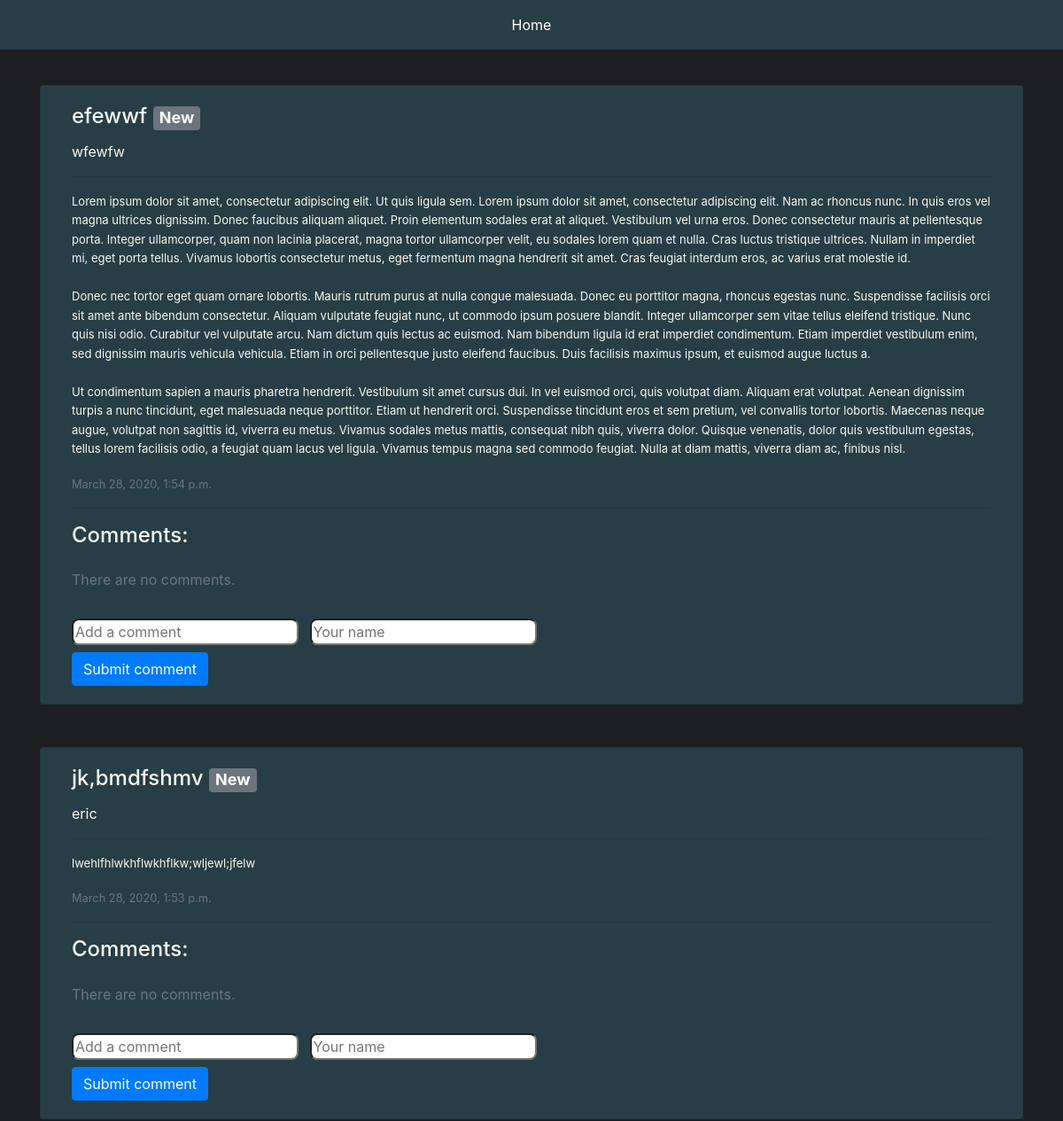
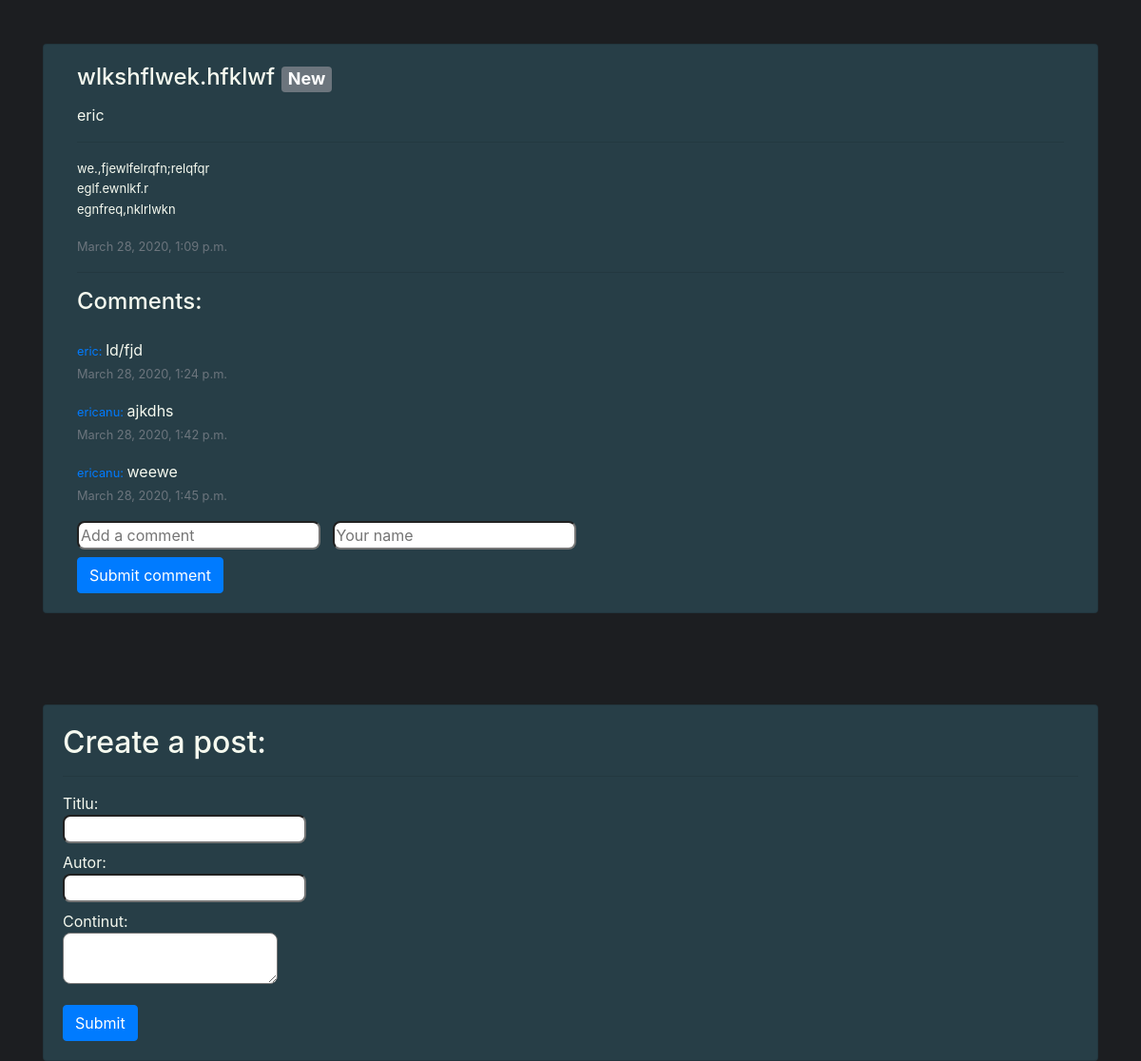
Screenshot of /tabele/ with the database file from the repository (2 pictures, top to bottom).
### app_tema/models.py (models this page shows, shortened)
class Post(models.Model):
    titlu = models.CharField(max_length=255)
    data_p = models.DateTimeField()
    autor = models.CharField(max_length=31)
    continut = models.CharField(max_length=3000, default='gol')

class Comment(models.Model):
    post = models.ForeignKey(Post, on_delete=models.deletion.CASCADE, related_name='comments')
    nume_cont = models.CharField(max_length=31, default='no name')
    data_ora = models.DateTimeField()
    continut = models.CharField(max_length=1000, default='gol')

### app_tema/views.py (the view, shortened to what this page needs)
# urls.py: path('tabele/', TabeleView.as_view(), name='tabele'),
class TabeleView(View):
    @classmethod
    def get(cls, request):
        posts = Post.objects.all().order_by('-data_p')
        context = {
            'posts': posts,
        }
        return render(request, 'tabele.html', context=context)

### templates/tabele.html (shortened to what this page needs)
<!DOCTYPE html>
{% load static %}
<html lang="en"  class="h-100">
<head>
    <link rel="stylesheet" href="https://stackpath.bootstrapcdn.com/bootstrap/4.4.1/css/bootstrap.min.css">
    <link rel="stylesheet" href="/static/css/main.css">
</head>
<body class="h-100 d-flex flex-column">
        <nav class="navbar navbar-expand-lg navbar-dark bg-grey fixed-top">
            <div class="collapse navbar-collapse" id="navbarSupportedContent">
              <ul class="navbar-nav ml-auto mr-auto">
                <li class="nav-item active">
                  <a class="nav-link" href="{% url 'my_app:tabele' %}">Home</a>
                </li>
              </ul>
            </div>
          </nav>
        <br><br><br><br>
        <div class="container">
            <div class="card-deck">
                {% for post in posts %}
                <div class="card col">
                    <div class="card-body">
                      <h4 class="card-title">{{ post.titlu }} <span class="badge badge-secondary">New</span></h4>
                        <p>{{ post.autor }}</p>
                        <hr>
                      <pre><span class="inner-pre" style="font-size: 13px">{{ post.continut }}</span></pre>
                      <p class="card-text"><small class="text-muted">{{ post.data_p }}</small></p>
                        <hr>
                        <h4>Comments: </h4>
                        {% for comment in post.comments.all %}
                                <p id="dataoracom"><small id="usercom">{{ comment.nume_cont }}: </small>{{ comment.continut }}</p>
                                <p><small class="text-muted">{{ comment.data_ora }}</small></p>
                        {% empty %}
                                <p class="text-muted">There are no comments.</p>
                        {% endfor %}
                      <form method="post">
                          <input type="text" placeholder="Add a comment" id="comtxt" name="continut_com">     <input type="text" placeholder="Your name" id="comtxt2" name="nume_cont"><br>
                          <button type="submit" class="btn btn-primary">Submit comment</button>
                      </form>
                    </div>
                 </div>
                    </div><br><br><div class="card-deck">
                {% empty %}
                    <h2 class="text-muted">There are no posts.</h2>
                {% endfor %}
            </div>
        </div>
        <br><br>
        <div class="container">
          <div class="card">
            <div class="card-body">
              <h2 class="card-title">Create a post:</h2>
                <hr>
              <form method="post">
                <label for="titlu">
                    Titlu:
                    <input id="titlu" name="titlu" type="text">
                </label><br>
                <label for="autor">
                    Autor:
                    <input id="autor" name="autor" type="text">
                </label><br>
                <label for="continut">
                    Continut:
                    <textarea id="continut" name="continut" type="text"></textarea>
                </label><br>
                <input class="btn btn-primary" type="submit">
            </form>
            </div>
          </div>
        </div>
</body>
</html>

### static/css/main.css (style rules this page uses)
#dataoracom { margin-bottom: 0; }
#usercom { color: #007bff; }
#comtxt, #titlu, #autor, #continut { border-radius:0.5em; }
#comtxt2 { border-radius:0.5em; margin-left: 0.5em; }
.btn-primary { margin-top: 0.5em; }
.card { background-color: #273E47; }
.bg-grey { background-color: #273E47; }
body { background-color: #1c1e21; }
p,small,h1,h2,h3,h4,h5,h6,label,pre { color: #F5F9EF; }
pre { white-space:pre-wrap; font-family:-apple-system,BlinkMacSystemFont,"Segoe UI",Roboto,"Helvetica Neue",Arial,"Noto Sans",sans-serif,"Apple Color Emoji","Segoe UI Emoji","Segoe UI Symbol","Noto Color Emoji"; }
h4 { margin-bottom: 1em; }
label { display:inline-block; width:200px; margin-right:30px; text-align:left; }
p.text-muted { margin-bottom: 2em; margin-top: 1.5em; }

### rows the page displays
Post: titlu "efewwf", autor "wfewfw", continut "Lorem ipsum dolor sit amet, consectetur adipiscing elit. Ut quis ligula sem. Lorem ipsum dolor sit amet, consectetur adipiscing elit. Nam ac rhoncus nunc. In quis eros vel magna ultrices dignissim. Donec faucibus aliquam aliquet. Proin elementum sodales erat at aliquet. Vestibulum vel urna eros. Donec consectetur mauris at pellentesque porta. Integer ullamcorper, quam non lacinia placerat, magna tortor ullamcorper velit, eu sodales lorem quam et nulla. Cras luctus tristique ultrices. Nullam in imperdiet mi, eget porta tellus. Vivamus lobortis consectetur metus, eget fermentum magna hendrerit sit amet. Cras feugiat interdum eros, ac varius erat molestie id. Donec nec tortor eget quam ornare…", data_p "March 28, 2020, 1:54 p.m."
Post: titlu "jk,bmdfshmv", autor "eric", continut "lwehlfhlwkhflwkhflkw;wljewl;jfelw", data_p "March 28, 2020, 1:53 p.m."
Post: titlu "wlkshflwek.hfklwf", autor "eric", continut "we.,fjewlfelrqfn;relqfqr eglf.ewnlkf.r egnfreq,nklrlwkn", data_p "March 28, 2020, 1:09 p.m."
Comment: nume_cont "eric", continut "ld/fjd", data_ora "March 28, 2020, 1:24 p.m."
Comment: nume_cont "ericanu", continut "ajkdhs", data_ora "March 28, 2020, 1:42 p.m."
Comment: nume_cont "ericanu", continut "weewe", data_ora "March 28, 2020, 1:45 p.m."
